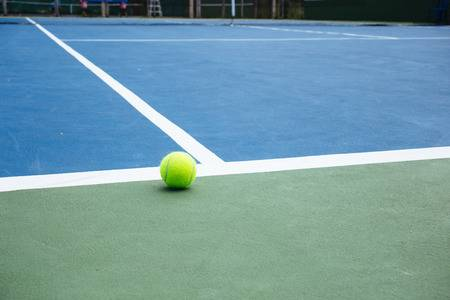
#> input picture src/open_cv/images/tennisball01.jpg, 450 x 300 px, found by its file name
$ python ball_detection.py
#> lines starting #> are read from the running program, lines starting #| are printed output that depends on the picture; after the words box and inside, x2 and y2 are one past the last pixel; in counts of white or black regions, pixels touching at a corner belong together; long printed decimals are rounded
#!/usr/bin/env python

import numpy as np
import cv2


def read_rgb_image(image_name, show):
    rgb_image = cv2.imread(image_name)
    if show:
        cv2.imshow("RGB Image",rgb_image)
    return rgb_image


def filter_color(rgb_image, lower_bound_color, upper_bound_color):

    # Convert the image into the HSV color space
    hsv_image = cv2.cvtColor(rgb_image, cv2.COLOR_BGR2HSV)
    cv2.imshow('HSV Image', hsv_image)

    # Find the upper and lower bounds of the yellow color
    # yellowLower = (30,150,100)
    # yellowUpper = (50,255,255)

    # Define a mask using the lower and upper bounds of the yellow color
    mask = cv2.inRange(hsv_image, lower_bound_color, upper_bound_color)

    return mask


def getContours(binary_image):
    contours, hierachy = cv2.findContours(binary_image.copy(),
                cv2.RETR_EXTERNAL, cv2.CHAIN_APPROX_SIMPLE)
    return contours


def draw_ball_contour(binary_image, rgb_image, contours):
    black_image = np.zeros(
        [binary_image.shape[0], binary_image.shape[1], 3], 'uint8')
    for c in contours:
        area = cv2.contourArea(c)
        perimeter = cv2.arcLength(c, True)
        ((x,y), radius) = cv2.minEnclosingCircle(c)
        if area > 100:
            cv2.drawContours(rgb_image, [c], -1, (150,250,150), 1)
            cv2.drawContours(black_image, [c], -1, (150,250,150), 1)
            cx, cy = get_contour_center(c)
            cv2.circle(rgb_image, (cx,cy),(int)(radius),(0,0,255),1)
            cv2.circle(black_image, (cx,cy),(int)(radius),(0,0,255),1)
            cv2.circle(black_image, (cx,cy),5,(150,150,255),-1)
            print ("Area: {}, Perimeter: {}".format(area, perimeter))
    print ("Number of contours: {}".format(len(contours)))
    cv2.imshow("RGB Image Contours",rgb_image)
    cv2.imshow("Black Image Contours",black_image)


def get_contour_center(contour):
    M = cv2.moments(contour)
    cx=-1
    cy=-1
    if (M['m00']!=0):
        cx= int(M['m10']/M['m00'])
        cy= int(M['m01']/M['m00'])
    return cx, cy

def main():
    image_name = 'src/open_cv/images/tennisball01.jpg'  # area > 100
    yellowLower = (30,150,100)
    yellowUpber = (50,255,255)
    rgb_image = read_rgb_image(image_name, True)
#> in read_rgb_image, rgb_image is the input picture: shape (300, 450, 3); mean B, G, R 163.1, 153.2, 114.3
    binary_image_mask = filter_color(rgb_image, yellowLower, yellowUpber)
#> in filter_color, `hsv_image = cv2.cvtColor(rgb_image, cv2.COLOR_BGR2HSV)`: hsv_image: shape (300, 450, 3); mean H, S, V 86.4, 88.9, 174.5
#> in filter_color, `mask = cv2.inRange(hsv_image, lower_bound_color, upper_bound_color)`:
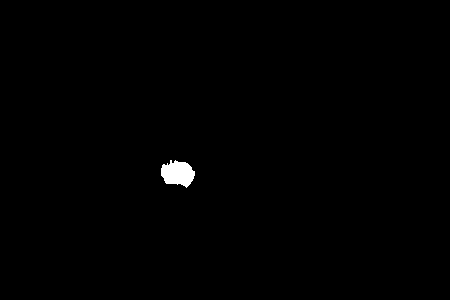
#> mask: shape (300, 450); 0.49% white; 1 white region
    contours = getContours(binary_image_mask)
#> in getContours, `contours, hierachy = cv2.findContours(binary_image.copy(), cv2.RETR_EX..`: contours = 1 contour; box (x1, y1, x2, y2) and area: (161, 160, 195, 188) 616
    draw_ball_contour(binary_image_mask, rgb_image, contours)
#> the loop in draw_ball_contour, `for c in contours:` made 1 pass
#> (area, perimeter, x, y, radius, cx, cy) on pass 1: (616, 111.7, 177.2, 172.5, 16.96, 177, 173)
#| Area: 616.0, Perimeter: 111.740
#> after the loop in draw_ball_contour, `for c in contours:`:
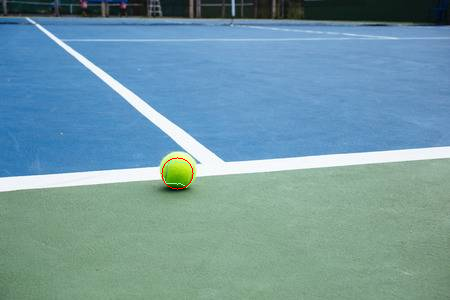
#> rgb_image: shape (300, 450, 3); 0.13% of pixels changed, all inside (x1, y1, x2, y2) = (161, 157, 195, 190)
#| Number of contours: 1

    cv2.waitKey(0)
    cv2.destroyAllWindows()


if __name__ == '__main__':
    main()

cv2.waitKey(0)
cv2.destroyAllWindows()

$ run again, with src/open_cv/images/tennisball04.jpg copied over src/open_cv/images/tennisball01.jpg
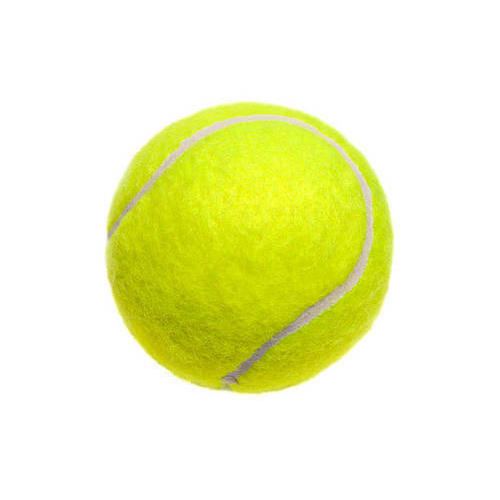
#> input picture src/open_cv/images/tennisball04.jpg, 500 x 500 px, found by its file name
#> in read_rgb_image, rgb_image is the input picture: shape (500, 500, 3); mean B, G, R 195.5, 244.6, 241
#> hsv_image: shape (500, 500, 3); mean H, S, V 9.7, 58.1, 244.7
#> in filter_color, `mask = cv2.inRange(hsv_image, lower_bound_color, upper_bound_color)`:
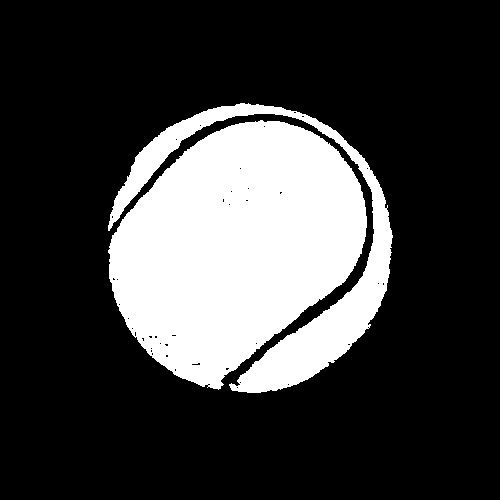
#> mask: shape (500, 500); 24% white; 2 white regions
#> in getContours, `contours, hierachy = cv2.findContours(binary_image.copy(), cv2.RETR_EX..`: contours = 2 contours; box (x1, y1, x2, y2) and area: (108, 120, 367, 390) 46675, (108, 103, 393, 393) 12428
#> the loop in draw_ball_contour, `for c in contours:` made 2 passes
#> (area, perimeter, x, y, radius, cx, cy) on passes 1 to 2: (46675, 887.7, 246.4, 254.9, 139.3, 235, 245), (12428, 1432.2, 249, 247.1, 145.4, 288, 262)
#> (printed output is left out)
#> after the loop in draw_ball_contour, `for c in contours:`:
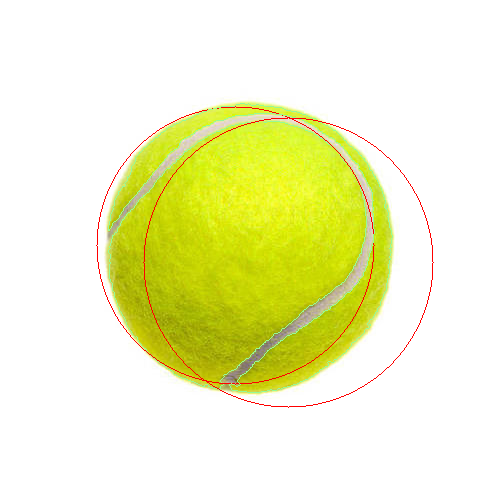
#> rgb_image: shape (500, 500, 3); 1.39% of pixels changed, all inside (x1, y1, x2, y2) = (96, 103, 434, 408)
#| Number of contours: 2
